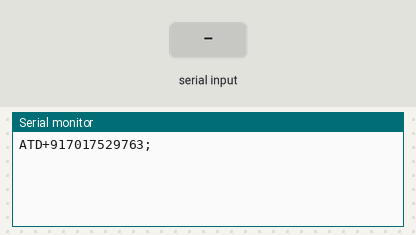
A sketch run on a simulated Arduino Uno, built with avr-gcc and run on an emulated ATmega328P. Parts: the last lines printed to the serial monitor. The test bench sets the inputs (shaded band).

Above: at 1.2 s.
1.3 s: "1" received over Serial
At 1.8 s:
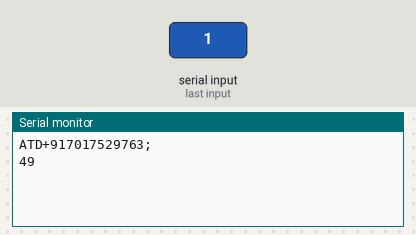
2.8 s: "0" received over Serial
At 4.0 s:
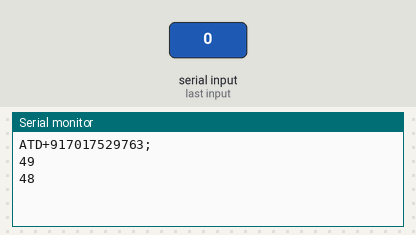
4.3 s: "2" received over Serial
At 5.3 s:
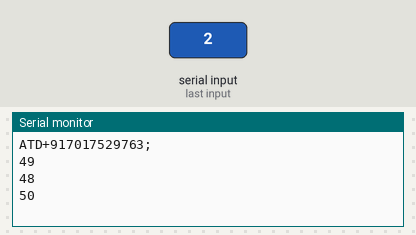

The sketch:

GSM_test.ino
```cpp
String data;
void setup() {
  // put your setup code here, to run once:
  Serial.begin(9600);
Serial.println("ATD+917017529763;");
}

void loop() {
  // put your main code here, to run repeatedly:
if(Serial.available()>0)
{
  data=Serial.read();
  Serial.println(data);
  }
}
```

Measured:
- after the input at 1.3 s, the serial monitor: prints a new line at once (image 1)
- after the input at 2.8 s, the serial monitor: prints a new line at once (image 2)
- after the input at 4.3 s, the serial monitor: prints a new line at once (image 3)
